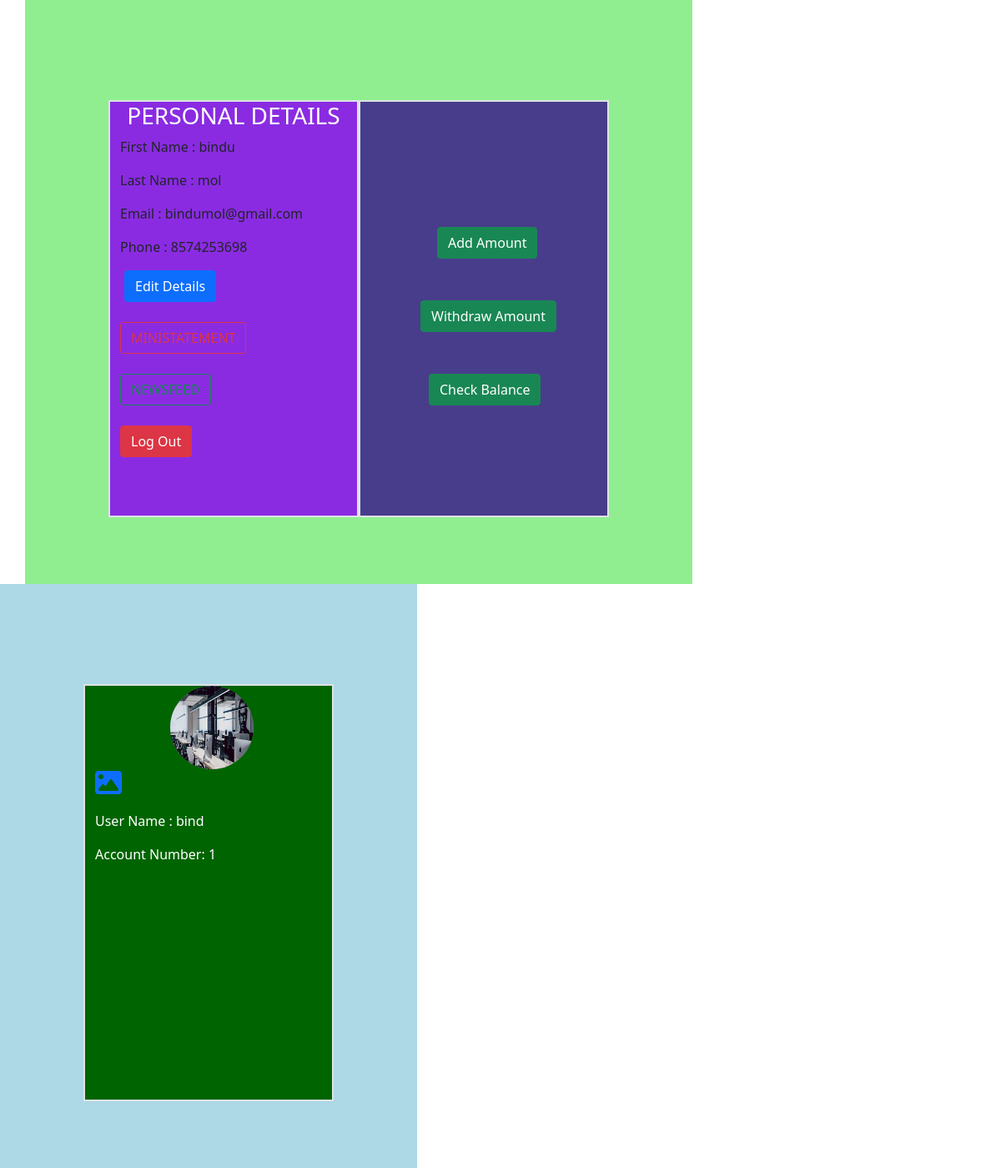
Screenshot of /bank_app/profile/ (signed in) with the database file from the repository.
### bank_app/models.py (models this page shows)
class regmodel1(models.Model):
    firstname = models.CharField(max_length=50)
    lastname = models.CharField(max_length=50)
    username = models.CharField(max_length=50)
    email = models.EmailField()
    phone = models.IntegerField()
    file = models.FileField(upload_to="bank_app/static")
    pin = models.CharField(max_length=10)
    balance=models.IntegerField()
    account=models.IntegerField()

### bank_app/views.py (the view)
# urls.py: path('profile/',profile),
def profile(request):
    try:
        id1 = request.session['id']
        a = regmodel1.objects.get(id=id1)
        img = str(a.file).split('/')[-1]
        return render(request, 'profile.html', {'a': a, 'img': img})
    except:
        return redirect(login_view)

### bank_app/templates/profile.html (shortened to what this page needs)
<!DOCTYPE html>
{% load static %}
<html lang="en">
<head>
    <link href="https://cdn.jsdelivr.net/npm/bootstrap@5.0.2/dist/css/bootstrap.min.css" rel="stylesheet">
</head>
<body>
<div class="container" style="height:700px;width:800px;background-color:lightgreen;float:left;margin-left:30px;">
<div class="row">
        <div class="col-4 border border-2" style="background-color:blueviolet;height:500px;width:300px;margin-top:120px;margin-left:100px;">
            <h3 align="center" style="color:white;">PERSONAL DETAILS</h3>
            <p>First Name : {{a.firstname}}</p>
            <p>Last Name : {{a.lastname}}</p>
            <p>Email : {{a.email}}</p>
            <p>Phone : {{a.phone}}</p>
            <a href="http://127.0.0.1:8000/bank_app/edit/{{a.id}}" class="btn btn-primary" style="margin-left:5px;">Edit Details</a><br><br>
            <a href="http://127.0.0.1:8000/bank_app/statement/{{a.id}}"><button type="submit" class="btn btn-outline-danger">MINISTATEMENT</button></a><br><br>
            <a href="http://127.0.0.1:8000/bank_app/display/"><button type="submit" class="btn btn-outline-success">NEWSFEED</button></a><br><br>
            <a href="http://127.0.0.1:8000/bank_app/logoutt/"><button type="submit" class="btn btn-danger">Log Out</button></a><br><br>
        </div>
        <div class="col-5 border border-2" style="background-color:darkslateblue;height:500px;width:300px;margin-top:120px;">
            <a href="http://127.0.0.1:8000/bank_app/addmoney/{{a.id}}" class="btn btn-success" style="margin-top:150px;margin-left:80px;">Add Amount</a>
            <a href="http://127.0.0.1:8000/bank_app/widrawmoney/{{a.id}}" class="btn btn-success" style="margin-top:50px;margin-left:60px;">Withdraw Amount</a>
            <a href="http://127.0.0.1:8000/bank_app/checkbalance/{{a.id}}" class="btn btn-success" style="margin-top:50px;margin-left:70px;">Check Balance</a>
        </div>
    </div>
</div>
<div class="container" style="height:700px;width:500px;float:left;background-color:lightblue;">
    <div class="row">
        <div class="col-4 border border-2" style="background-color:darkgreen;height:500px;width:300px;margin-top:120px;margin-left:100px;">
            <div style="height:100px;width:100px;background-color:grey;border-radius:100px;margin-left:90px;">
                <img src="{% static img %}" style="height:100px;width:100px;border-radius:100px;">
            </div>
            <p><a href="http://127.0.0.1:8000/bank_app/fileedit/{{a.id}}"><i class="fa-solid fa-image fa-2x"></i></a></p>
            <p><label style="color:white;">User Name : {{a.username}} </label></p>
            <p><label  style="color:white;">Account Number: {{a.account}}</label></p>
        </div>
    </div>
</div>
</body>
</html>

### rows the page displays
regmodel1: firstname "bindu", lastname "mol", email "bindumol@gmail.com", phone "8574253698", username "bind", account "1"
